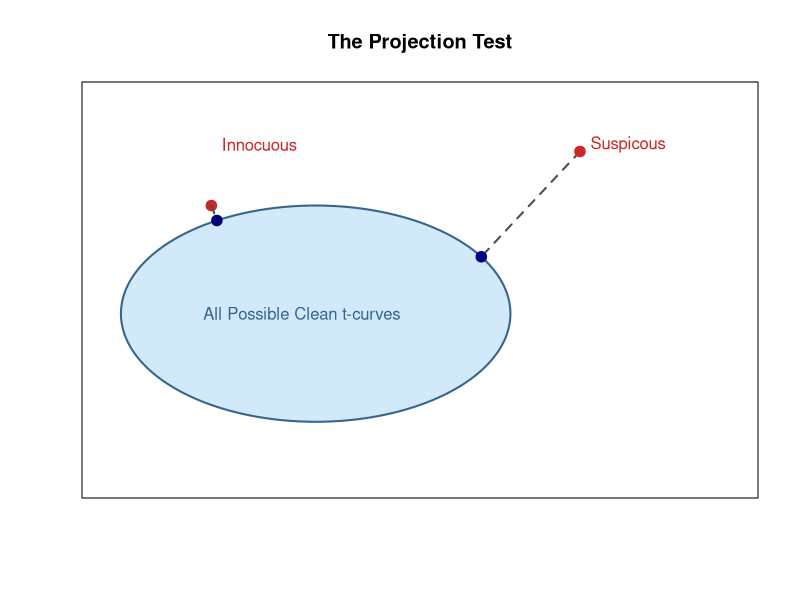

The R source for this figure:
############################################################
## Intuition for convex projection in base R
## A non-technical picture:
##   - blue ellipse = set of "allowable" explanations
##   - red point    = observed object
##   - dark point   = projection (closest allowable point)
##   - dashed line  = distance minimized by projection
############################################################

root <- "C:/Users/stefa/OneDrive/Documents/GitHub/When_is_p_hacking_detectable"

setwd(paste0(root,"/figures"))

# -----------------------------
# 1) Define a convex set: ellipse
# -----------------------------
theta <- seq(0, 2*pi, length.out = 500)

cx <- 0       # center x
cy <- 0       # center y
a  <- 2.8     # horizontal radius
b  <- 1.6     # vertical radius

x_ellipse <- cx + a * cos(theta)
y_ellipse <- cy + b * sin(theta)

# -----------------------------
# 2) Pick a point outside the set
# -----------------------------
x0 <- 3.8
y0 <- 2.4

x1 <- -1.5
y1 <- 1.6

# -----------------------------
# 3) Compute its projection onto the ellipse
#    (numerically: closest point on boundary)
# -----------------------------
dist2 <- (x_ellipse - x0)^2 + (y_ellipse - y0)^2
i_min <- which.min(dist2)
xp <- x_ellipse[i_min]
yp <- y_ellipse[i_min]

dist3 <- (x_ellipse - x1)^2 + (y_ellipse - y1)^2
i_min2 <- which.min(dist3)
xp2 <- x_ellipse[i_min2]
yp2 <- y_ellipse[i_min2]

# -----------------------------
# 4) Plot
# -----------------------------
op <- par(mar = c(3.5, 3.5, 3, 1))
pdf("suspicious_vs_innocuous.pdf", width = 8, height = 6)

plot(NA, NA,
     xlim = c(-3, 6), ylim = c(-2.5, 3.2),
     xlab = "", ylab = "", axes = FALSE,
     main = "The Projection Test")

# Fill the convex set
polygon(x_ellipse, y_ellipse,
        col = adjustcolor("skyblue2", alpha.f = 0.35),
        border = "steelblue4", lwd = 2)

# Dashed line from outside point to projection
segments(x0, y0, xp, yp, lty = 2, lwd = 2, col = "gray30")
#text((x0 + xp)/2-0.6, (y0 + yp)/2, "far", pos = 3, col = "gray30")

# Outside point
points(x0, y0, pch = 19, cex = 1.4, col = "firebrick3")

# Projection point
points(xp, yp, pch = 19, cex = 1.4, col = "navy")

# Labels
text(x0 + 0.15, y0 + 0.1, "Suspicous", col = "firebrick3", adj = 0)
#text(xp + 0.15, yp - 0.1, "Closest clean t-curve", col = "navy", adj = 0)
text(-0.2, 0, "All Possible Clean t-curves", col = "steelblue4")

# Optional: show center
#points(cx, cy, pch = 16, cex = 0.8, col = "steelblue4")

#second point
points(x1, y1, pch = 19, cex = 1.4, col = "firebrick3")
text(x1 + 0.15, y0 + 0.1, "Innocuous", col = "firebrick3", adj = 0)
points(xp2, yp2, pch = 19, cex = 1.4, col = "navy")
segments(x1, y1, xp2, yp2, lty = 2, lwd = 2, col = "gray30")
#text((x1 + xp2)/2+0.6, (y1 + yp2)/2, "close", pos = 3, col = "gray30")



box()
par(op)

dev.off()
